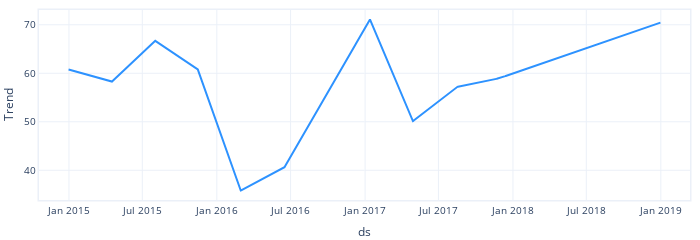

Notebook cell for this chart:
### Markdown cell above
* 아래 트랜드 분석 결과 9개의 변곡점이 있는 것으로 파악된다.

### Code cell
m.plot_parameters(components=["trend"])

### Figure 1 — Plotly figure (JSON) as saved in the notebook; plotly's stock layout.template omitted (floating-point values rounded to 4 significant figures; data arrays with more than 128 entries replaced by an {"elided": "..."} marker saying what was removed)
{"data": [{"fill": "none", "line": {"color": "#2d92ff", "width": 2}, "mode": "lines", "name": "Trend", "type": "scatter", "x": {"elided": "1462 str values"}, "xaxis": "x", "y": {"elided": "1462 float values"}, "yaxis": "y"}], "layout": {"autosize": true, "font": {"size": 10}, "height": 210, "hovermode": "x unified", "margin": {"b": 0, "l": 0, "pad": 0, "r": 10, "t": 10}, "showlegend": false, "title": {"font": {"size": 12}}, "width": 700, "xaxis": {"anchor": "y", "domain": [0, 1], "linewidth": 1.5, "mirror": true, "range": ["2014-10-19T00:00:00", "2019-03-14T00:00:00"], "showline": true, "title": {"text": "ds"}, "type": "date"}, "yaxis": {"anchor": "x", "autorange": true, "domain": [0, 1], "linewidth": 1.5, "mirror": true, "range": [33.87, 73.04], "rangemode": "normal", "showline": true, "title": {"text": "Trend"}, "type": "linear"}}}
